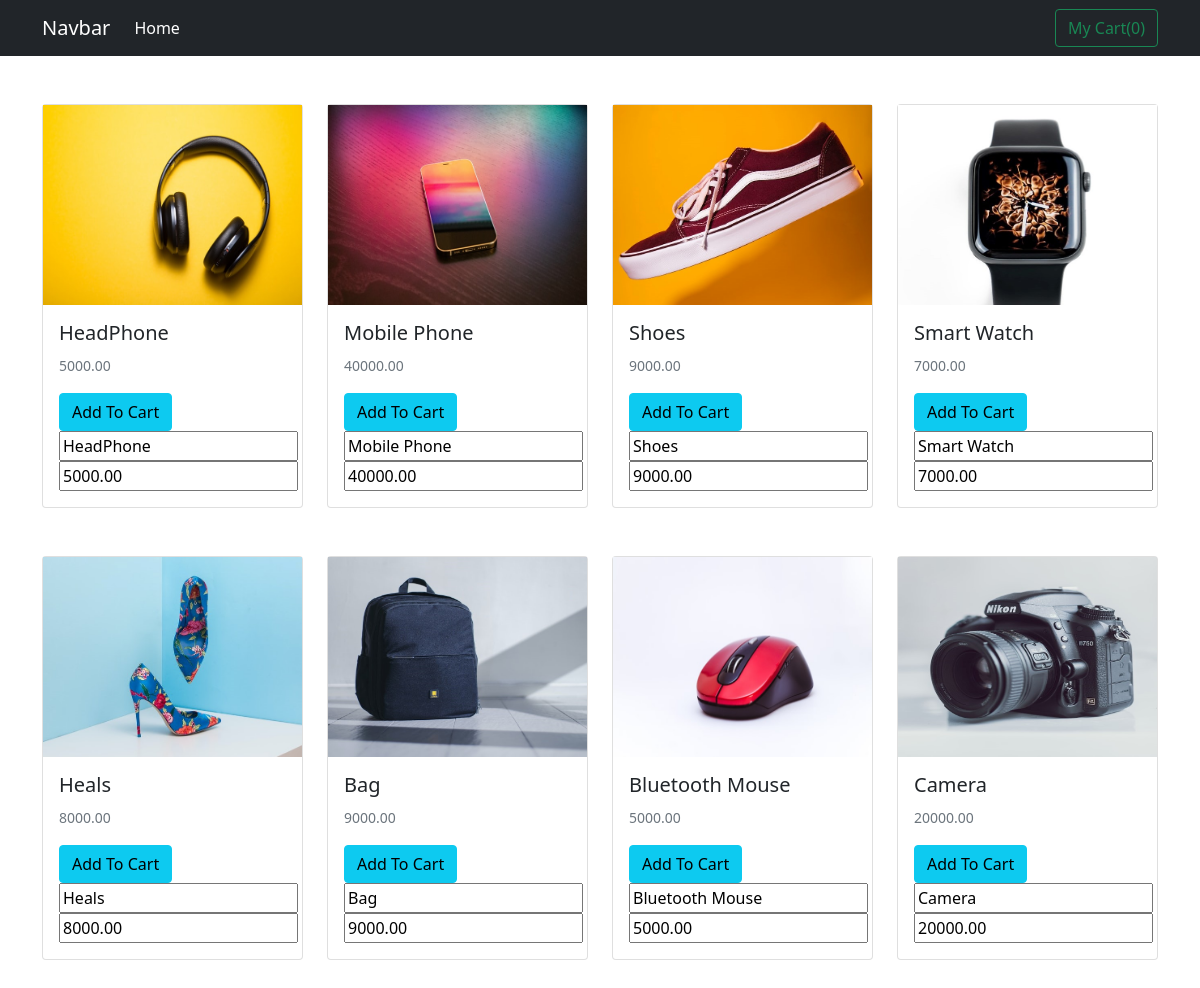
The page / on the database its author committed.
### tables this page shows
CREATE TABLE `items` (
  `id` int(11) NOT NULL,
  `item_name` varchar(255) NOT NULL,
  `price` decimal(10,2) NOT NULL,
  `image` varchar(255) NOT NULL
);

### index.php (the view, shortened to what this page needs)
<?php
$db = dbConn();
?>
<?php
include "header.php";
?>
<!DOCTYPE html>
<html lang="en">
<head>
</head>
<body>
    <div class="container mt-5">
        <div class="row">
            <?php
            $sql = "SELECT * FROM items";
            $result = $db->query($sql);
            if ($result->num_rows > 0) {
                foreach ($result as $data) {
            ?>
                    <div class="col-lg-3 mb-5">
                        <form action=" " method="post">
                            <div class="card" style="min-height: 400px;">
                                <img src="images/<?= $data['image'] ?>" alt="" srcset="" height="200px">
                                <div class="card-body">
                                    <h5 class="card-title"><?= $data['item_name'] ?></h5>
                                    <p class="card-text"><small class="text-muted"><?= $data['price'] ?></small></p>
                                    <button class="btn btn-info" type="submit" name="add_to_cart">Add To Cart</button>
                                    <input type="text" name="item_name" value="<?= $data['item_name'] ?>">
                                    <input type="text" name="price" value="<?= $data['price'] ?>">
                                </div>
                            </div>
                        </form>
                    </div>
            <?php
                }
            }
            ?>
        </div>
    </div>
</body>
</html>

### header.php (shortened to what this page needs)
<!DOCTYPE html>
<html lang="en">
<head>
    <link rel="stylesheet" href="bootstrap/css/bootstrap.min.css">
</head>
<body>
    <nav class="navbar navbar-expand-sm navbar-dark bg-dark" aria-label="Third navbar example">
        <div class="container">
            <a class="navbar-brand" href="#">Navbar</a>
            <div class="collapse navbar-collapse" id="navbarsExample03">
                <ul class="navbar-nav me-auto mb-2 mb-sm-0">
                    <li class="nav-item">
                        <a class="nav-link active" aria-current="page" href="index.php">Home</a>
                    </li>
                </ul>
                <a href="myCart.php" class="btn btn-outline-success">My Cart(0)</a>
            </div>
        </div>
    </nav>
</body>
</html>

### rows shown on the page
items: image (picture), item_name "HeadPhone", price "5000.00"
items: image (picture), item_name "Mobile Phone", price "40000.00"
items: image (picture), item_name "Shoes", price "9000.00"
items: image (picture), item_name "Smart Watch", price "7000.00"
items: image (picture), item_name "Heals", price "8000.00"
items: image (picture), item_name "Bag", price "9000.00"
items: image (picture), item_name "Bluetooth Mouse", price "5000.00"
items: image (picture), item_name "Camera", price "20000.00"
